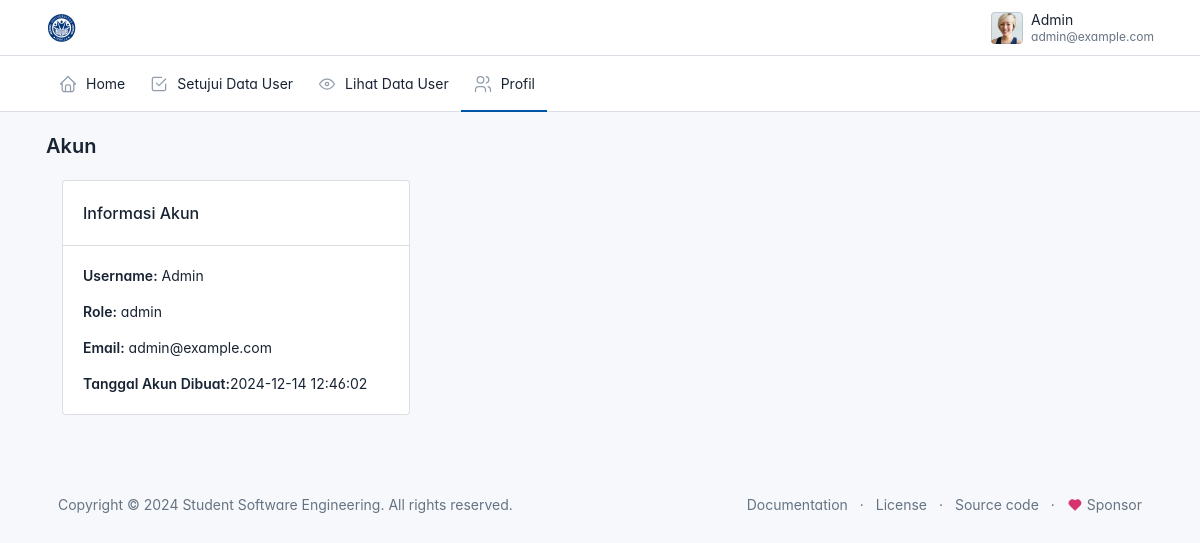
The page /dashboard/menu/profile.php (signed in) on the database its author committed.
### tables this page shows
CREATE TABLE `users` (
  `user_id` int(11) NOT NULL,
  `username` varchar(50) NOT NULL,
  `email` varchar(255) NOT NULL,
  `password` varchar(255) NOT NULL,
  `role` enum('admin','pendaftar') NOT NULL,
  `created_at` timestamp NOT NULL DEFAULT current_timestamp(),
  `jwt_token` text DEFAULT NULL
);

### dashboard/menu/profile.php (the view, shortened to what this page needs)
<?php
require_once '../../koneksi.php';
$user = $_SESSION['user'];
$stmt = $pdo->prepare("SELECT username, password, role, created_at FROM users WHERE email = :email");
$stmt->execute(['email' => $user['email']]);
$data = $stmt->fetch(PDO::FETCH_ASSOC);
?>
<!doctype html>
<html lang="en">
  <head>
    <link href="../../assets/css/tabler.min.css?1692870487" rel="stylesheet" />
    <link href="../../assets/css/tabler-flags.min.css?1692870487" rel="stylesheet" />
    <link href="../../assets/css/tabler-payments.min.css?1692870487" rel="stylesheet" />
    <link href="../../assets/css/tabler-vendors.min.css?1692870487" rel="stylesheet" />
    <link href="../../assets/css/demo.min.css?1692870487" rel="stylesheet" />
    <link rel="stylesheet" href="https://cdnjs.cloudflare.com/ajax/libs/font-awesome/6.0.0-beta3/css/all.min.css">
  </head>
  <body >
    <div class="page">
      <header class="navbar navbar-expand-md d-print-none" >
        <div class="container-xl">
          <h1 class="navbar-brand navbar-brand-autodark d-none-navbar-horizontal pe-0 pe-md-3">
            <a href="#">
            <img src="../../assets/img/logo.ico" width="150" height="50" alt="Tabler" class="navbar-brand-image">
            </a>
          </h1>
          <div class="navbar-nav flex-row order-md-last">
            <div class="d-none d-md-flex">
            </div>
            <div class="nav-item dropdown">
              <a href="#" class="nav-link d-flex lh-1 text-reset p-0" data-bs-toggle="dropdown" aria-label="Open user menu">
              <span class="avatar avatar-sm" style="background-image: url('dashboard/assets/avatars/000f.jpg')"></span>
              <div class="d-none d-xl-block ps-2">
                  <div><?php echo htmlspecialchars($user['username']); ?></div>
                  <div class="mt-1 small text-secondary"><?php echo htmlspecialchars($user['email']); ?></div>
                </div>
              </a>
            </div>
          </div>
        </div>
      </header>
      <header class="navbar-expand-md">
        <div class="collapse navbar-collapse" id="navbar-menu">
          <div class="navbar">
            <div class="container-xl">
              <ul class="navbar-nav">
                <li class="nav-item ">
                  <a class="nav-link" href="http://localhost/PMB-Projek/dashboard/admin.php" >
                    <span class="nav-link-icon d-md-none d-lg-inline-block">
                    </span>
                    <span class="nav-link-title">
                      Home
                    </span>
                  </a>
                </li>
                <li class="nav-item">
                  <a class="nav-link" href="#" >
                    <span class="nav-link-icon d-md-none d-lg-inline-block">
                </span>
                    <span class="nav-link-title">
                      Setujui Data User
                    </span>
                  </a>
                </li>
                <li class="nav-item">
                  <a class="nav-link" href="#" >
                    <span class="nav-link-icon d-md-none d-lg-inline-block">
                </span>
                    <span class="nav-link-title">
                     Lihat Data User
                    </span>
                  </a>
                </li>
                <li class="nav-item active">
                  <a class="nav-link" href="" >
                    <span class="nav-link-icon d-md-none d-lg-inline-block">
                </span>
                    <span class="nav-link-title">
                     Profil
                    </span>
                  </a>
                </li>
              </ul>
            </div>
          </div>
        </div>
      </header>
      <div class="page-wrapper">
        <div class="page-header d-print-none">
          <div class="container-xl">
            <div class="row g-2 align-items-center">
              <div class="col">
                <h2 class="page-title">
                 Akun
                </h2>
              </div>
<div class="page-body">
    <div class="container-xl">
        <div class="row">
            <div class="col-md-6 col-lg-4 mb-4">
                <div class="card">
                    <div class="card-header">
                        <h3 class="card-title">Informasi Akun</h3>
                    </div>
                    <div class="card-body">
                        <p><strong>Username:</strong> <?php echo htmlspecialchars($data['username']); ?></p>
                        <p><strong>Role:</strong> <?php echo htmlspecialchars($data['role']); ?></p>
                        <p><strong>Email:</strong> <?php echo htmlspecialchars($user['email']); ?></p>
                        <p><strong>Tanggal Akun Dibuat:</strong><?php echo htmlspecialchars($data['created_at']); ?></p>
                    </div>
                </div>
            </div>
        </div>
    </div>
</div>
        <footer class="footer footer-transparent d-print-none">
          <div class="container-xl">
            <div class="row text-center align-items-center flex-row-reverse">
              <div class="col-lg-auto ms-lg-auto">
                <ul class="list-inline list-inline-dots mb-0">
                  <li class="list-inline-item"><a href="https://tabler.io/docs" target="_blank" class="link-secondary" rel="noopener">Documentation</a></li>
                  <li class="list-inline-item"><a href="./license.html" class="link-secondary">License</a></li>
                  <li class="list-inline-item"><a href="https://github.com/tabler/tabler" target="_blank" class="link-secondary" rel="noopener">Source code</a></li>
                  <li class="list-inline-item">
                    <a href="https://github.com/sponsors/codecalm" target="_blank" class="link-secondary" rel="noopener">
                      Sponsor
                    </a>
                  </li>
                </ul>
              </div>
              <div class="col-12 col-lg-auto mt-3 mt-lg-0">
                <ul class="list-inline list-inline-dots mb-0">
                  <li class="list-inline-item">
                    Copyright &copy; 2024
                    <a href="." class="link-secondary">Student Software Engineering</a>.
                    All rights reserved.
                  </li>
                </ul>
              </div>
            </div>
          </div>
        </footer>
      </div>
    </div>
</body>
</html>

### dashboard/menu/profile.php (style rules this page uses)
:root { --tblr-font-sans-serif: 'Inter Var', -apple-system, BlinkMacSystemFont, San Francisco, Segoe UI, Roboto, Helvetica Neue, sans-serif; }
body { font-feature-settings: "cv03", "cv04", "cv11"; }

### rows shown on the page
users: username "Admin", role "admin", created_at "2024-12-14 12:46:02"

### other values the page prints
$user['email'] "admin@example.com"
